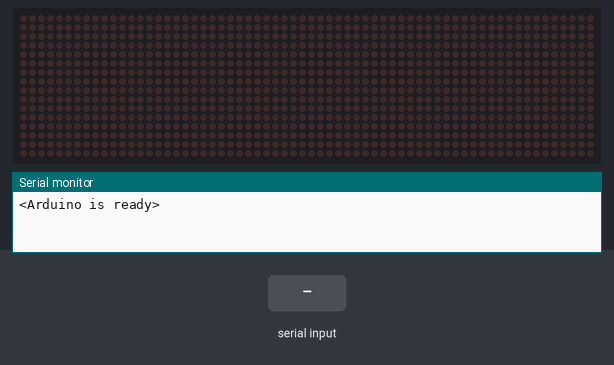
Simulated run of this program. Board: Arduino Uno, built with avr-gcc and run on an emulated ATmega328P. On the bench: 64×16 LED matrix, the last lines printed to the serial monitor. The inputs (shaded band) are chosen by the test bench.

Above: at 1.2 s.
1.3 s: "1\n" received over Serial
At 1.9 s:
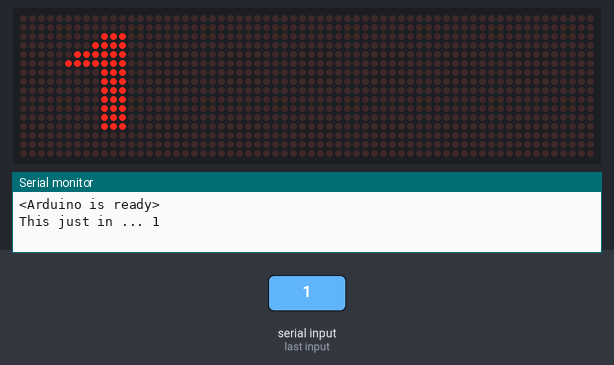
2.8 s: "0\n" received over Serial
At 4.0 s:
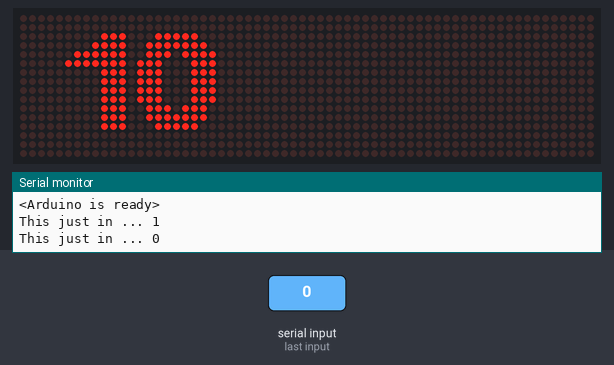
4.3 s: "2\n" received over Serial
At 5.4 s:
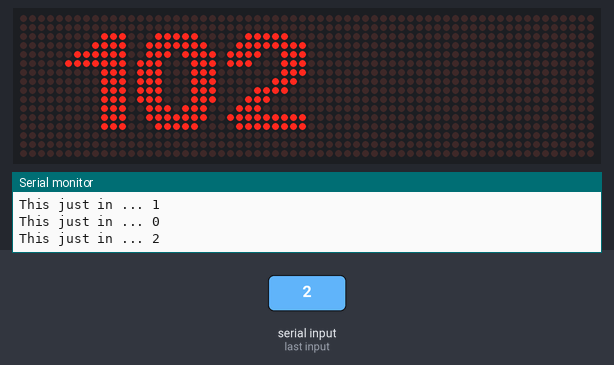
Timing chart, 0 to 7.3 s (numbered marks = the images above; inputs shaded):
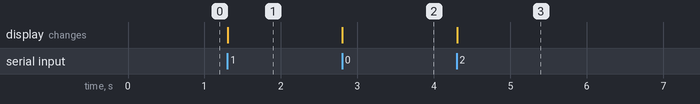

Measured:
- after the input at 1.3 s, the display: changes at once (image 1)
- after the input at 2.8 s, the display: changes at once (image 2)
- after the input at 4.3 s, the display: changes at once (image 3)

The program:

main.cpp
```cpp
#include <Arduino.h>
#include <SPI.h>
#include <DMD2.h>
#include "font/SystemFont5x7.h"
#include "font/ArialRoundedMTBold16b.h"

const int WIDTH =2; // jumlah panel led matrik yang digunakan
const uint8_t *FONT =ArialRoundedMTBold16b;


const byte numChars = 32;
char receivedChars[numChars];   // an array to store the received data

boolean newData = false;


SoftDMD dmd(WIDTH,1);
DMD_TextBox box(dmd,5,0); //untuk mengatur jumlah panel yang kamu pakai


void setup() {
    Serial.begin(9600);
    Serial.println("<Arduino is ready>");
    dmd.setBrightness(255);
    dmd.selectFont(FONT);
    dmd.begin();

}


void recvWithEndMarker() {
    static byte ndx = 0;
    char endMarker = '\n';
    char rc;

    while (Serial.available() > 0 && newData == false) {
        rc = Serial.read();

        if (rc != endMarker) {
            receivedChars[ndx] = rc;
            ndx++;
            if (ndx >= numChars) {
                ndx = numChars - 1;
            }
        }

        else {
            receivedChars[ndx] = '\0'; // terminate the string
            ndx =0;
            newData = true;
        }
    }
}


void sensor1(){
     if (newData == true) {
        Serial.print("This just in ... ");
        Serial.println(receivedChars);
        newData = false;
        box.print(receivedChars);

    }
}


void loop() {

    recvWithEndMarker();
    sensor1();
    //delay(2000);


}
```

SystemFont5x7.h
```cpp
/*
 *
 * System5x7
 *
 *
 * File Name           : System5x7.h
 * Date                : 28 Oct 2008
 * Font size in bytes  : 470
 * Font width          : 5
 * Font height         : 7
 * Font first char     : 32
 * Font last char      : 127
 * Font used chars     : 94
 *
 * The font data are defined as
 *
 * struct _FONT_ {
 *     uint16_t   font_Size_in_Bytes_over_all_included_Size_it_self;
 *     uint8_t    font_Width_in_Pixel_for_fixed_drawing;
 *     uint8_t    font_Height_in_Pixel_for_all_characters;
 *     unit8_t    font_First_Char;
 *     uint8_t    font_Char_Count;
 *
 *     uint8_t    font_Char_Widths[font_Last_Char - font_First_Char +1];
 *                  // for each character the separate width in pixels,
 *                  // characters < 128 have an implicit virtual right empty row
 *
 *     uint8_t    font_data[];
 *                  // bit field of all characters
 */

#include <inttypes.h>
#ifdef __AVR__
#include <avr/pgmspace.h>
#elif defined (ESP8266)
#include <pgmspace.h>
#else
#define PROGMEM
#endif

#ifndef SYSTEM5x7_H
#define SYSTEM5x7_H

#define SYSTEM5x7_WIDTH 5
#define SYSTEM5x7_HEIGHT 7

/*
 * added to allow fontname to match header file name.
 * as well as keep the old name for backward compability
 */

#define SystemFont5x7 System5x7

static const uint8_t System5x7[] PROGMEM = {
    0x0, 0x0, // size of zero indicates fixed width font, actual length is width * height
    0x05, // width
    0x07, // height
    0x20, // first char
    0x60, // char count

    // Fixed width; char width table not used !!!!

    // font data
    0x00, 0x00, 0x00, 0x00, 0x00,// (space)
	0x00, 0x00, 0x5F, 0x00, 0x00,// !
	0x00, 0x07, 0x00, 0x07, 0x00,// "
	0x14, 0x7F, 0x14, 0x7F, 0x14,// #
	0x24, 0x2A, 0x7F, 0x2A, 0x12,// $
	0x23, 0x13, 0x08, 0x64, 0x62,// %
	0x36, 0x49, 0x55, 0x22, 0x50,// &
	0x00, 0x05, 0x03, 0x00, 0x00,// '
	0x00, 0x1C, 0x22, 0x41, 0x00,// (
	0x00, 0x41, 0x22, 0x1C, 0x00,// )
	0x08, 0x2A, 0x1C, 0x2A, 0x08,// *
	0x08, 0x08, 0x3E, 0x08, 0x08,// +
	0x00, 0x50, 0x30, 0x00, 0x00,// ,
	0x08, 0x08, 0x08, 0x08, 0x08,// -
	0x00, 0x60, 0x60, 0x00, 0x00,// .
	0x20, 0x10, 0x08, 0x04, 0x02,// /
	0x3E, 0x51, 0x49, 0x45, 0x3E,// 0
	0x00, 0x42, 0x7F, 0x40, 0x00,// 1
	0x42, 0x61, 0x51, 0x49, 0x46,// 2
	0x21, 0x41, 0x45, 0x4B, 0x31,// 3
	0x18, 0x14, 0x12, 0x7F, 0x10,// 4
	0x27, 0x45, 0x45, 0x45, 0x39,// 5
	0x3C, 0x4A, 0x49, 0x49, 0x30,// 6
	0x01, 0x71, 0x09, 0x05, 0x03,// 7
	0x36, 0x49, 0x49, 0x49, 0x36,// 8
	0x06, 0x49, 0x49, 0x29, 0x1E,// 9
	0x00, 0x36, 0x36, 0x00, 0x00,// :
	0x00, 0x56, 0x36, 0x00, 0x00,// ;
	0x00, 0x08, 0x14, 0x22, 0x41,// <
	0x14, 0x14, 0x14, 0x14, 0x14,// =
	0x41, 0x22, 0x14, 0x08, 0x00,// >
	0x02, 0x01, 0x51, 0x09, 0x06,// ?
	0x32, 0x49, 0x79, 0x41, 0x3E,// @
	0x7E, 0x11, 0x11, 0x11, 0x7E,// A
	0x7F, 0x49, 0x49, 0x49, 0x36,// B
	0x3E, 0x41, 0x41, 0x41, 0x22,// C
	0x7F, 0x41, 0x41, 0x22, 0x1C,// D
	0x7F, 0x49, 0x49, 0x49, 0x41,// E
	0x7F, 0x09, 0x09, 0x01, 0x01,// F
	0x3E, 0x41, 0x41, 0x51, 0x32,// G
	0x7F, 0x08, 0x08, 0x08, 0x7F,// H
	0x00, 0x41, 0x7F, 0x41, 0x00,// I
	0x20, 0x40, 0x41, 0x3F, 0x01,// J
	0x7F, 0x08, 0x14, 0x22, 0x41,// K
	0x7F, 0x40, 0x40, 0x40, 0x40,// L
	0x7F, 0x02, 0x04, 0x02, 0x7F,// M
	0x7F, 0x04, 0x08, 0x10, 0x7F,// N
	0x3E, 0x41, 0x41, 0x41, 0x3E,// O
	0x7F, 0x09, 0x09, 0x09, 0x06,// P
	0x3E, 0x41, 0x51, 0x21, 0x5E,// Q
	0x7F, 0x09, 0x19, 0x29, 0x46,// R
	0x46, 0x49, 0x49, 0x49, 0x31,// S
	0x01, 0x01, 0x7F, 0x01, 0x01,// T
	0x3F, 0x40, 0x40, 0x40, 0x3F,// U
	0x1F, 0x20, 0x40, 0x20, 0x1F,// V
	0x7F, 0x20, 0x18, 0x20, 0x7F,// W
	0x63, 0x14, 0x08, 0x14, 0x63,// X
	0x03, 0x04, 0x78, 0x04, 0x03,// Y
	0x61, 0x51, 0x49, 0x45, 0x43,// Z
	0x00, 0x00, 0x7F, 0x41, 0x41,// [
	0x02, 0x04, 0x08, 0x10, 0x20,// "\"
	0x41, 0x41, 0x7F, 0x00, 0x00,// ]
	0x04, 0x02, 0x01, 0x02, 0x04,// ^
	0x40, 0x40, 0x40, 0x40, 0x40,// _
	0x00, 0x01, 0x02, 0x04, 0x00,// `
	0x20, 0x54, 0x54, 0x54, 0x78,// a
	0x7F, 0x48, 0x44, 0x44, 0x38,// b
	0x38, 0x44, 0x44, 0x44, 0x20,// c
	0x38, 0x44, 0x44, 0x48, 0x7F,// d
	0x38, 0x54, 0x54, 0x54, 0x18,// e
	0x08, 0x7E, 0x09, 0x01, 0x02,// f
	0x08, 0x14, 0x54, 0x54, 0x3C,// g
	0x7F, 0x08, 0x04, 0x04, 0x78,// h
	0x00, 0x44, 0x7D, 0x40, 0x00,// i
	0x20, 0x40, 0x44, 0x3D, 0x00,// j
	0x00, 0x7F, 0x10, 0x28, 0x44,// k
	0x00, 0x41, 0x7F, 0x40, 0x00,// l
	0x7C, 0x04, 0x18, 0x04, 0x78,// m
	0x7C, 0x08, 0x04, 0x04, 0x78,// n
	0x38, 0x44, 0x44, 0x44, 0x38,// o
	0x7C, 0x14, 0x14, 0x14, 0x08,// p
	0x08, 0x14, 0x14, 0x18, 0x7C,// q
	0x7C, 0x08, 0x04, 0x04, 0x08,// r
	0x48, 0x54, 0x54, 0x54, 0x20,// s
	0x04, 0x3F, 0x44, 0x40, 0x20,// t
	0x3C, 0x40, 0x40, 0x20, 0x7C,// u
	0x1C, 0x20, 0x40, 0x20, 0x1C,// v
	0x3C, 0x40, 0x30, 0x40, 0x3C,// w
	0x44, 0x28, 0x10, 0x28, 0x44,// x
	0x0C, 0x50, 0x50, 0x50, 0x3C,// y
	0x44, 0x64, 0x54, 0x4C, 0x44,// z
	0x00, 0x08, 0x36, 0x41, 0x00,// {
	0x00, 0x00, 0x7F, 0x00, 0x00,// |
	0x00, 0x41, 0x36, 0x08, 0x00,// }
	0x08, 0x08, 0x2A, 0x1C, 0x08,// ->
	0x08, 0x1C, 0x2A, 0x08, 0x08 // <-

};

#endif
```

Source omitted: dedMTBold16b.h (data table, 12777 bytes)
